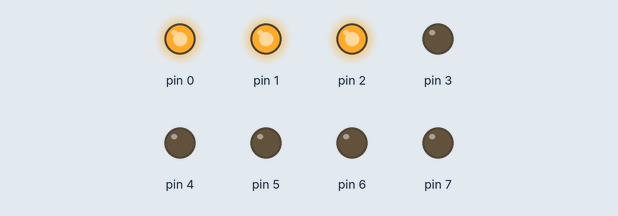
Simulated run of this sketch. Board: Arduino Uno, built with avr-gcc and run on an emulated ATmega328P. Parts: output pins drawn as LEDs (lit = HIGH).

Above: at 33.84 s.
At 39.57 s:
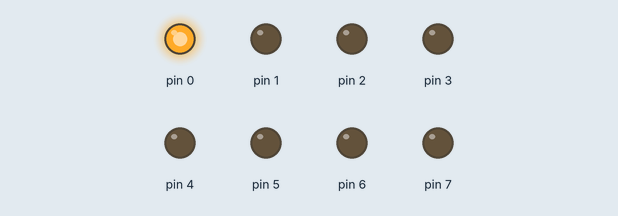
Timing chart, 0 to 40.0 s (numbered marks = the images above):
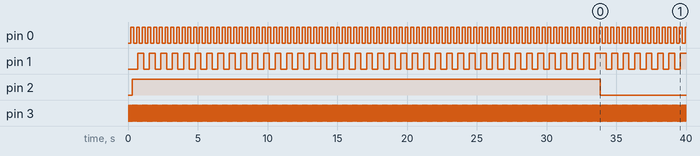

The sketch:

6.1.ino
```cpp
#include <avr/io.h>
#include <avr/interrupt.h>

int count0, count1, count2, count3;
int main(void)
{
  DDRD = 0xFF;
  SREG = 0x80;
  TCCR0A = 0x00;
  TCCR0B = 0x0B;
  TIMSK0 = 0x06;
  OCR0A = 249;
  OCR0B = 249;
  TCCR2A = 0x00;
  TCCR2B = 0x0B;
  TIMSK2 = 0x06;
  OCR2A = 249;
  OCR2B = 249;

  while(true){
  }
}

ISR(TIMER0_COMPA_vect)
{
  count0++;
  if(count0 == 200){
    PORTD ^= 0x01;
    count0 = 0;
  }
}

ISR(TIMER0_COMPB_vect){
  count1++;
  if(count1 == 400){
    PORTD ^= 0x02;
    count1 = 0;
  }
}

ISR(TIMER2_COMPA_vect)
{
  count2++;
  if(count2 == 600){
    PORTD ^= 0x04;
    count1 = 0;
  }
}

ISR(TIMER2_COMPB_vect)
{
  count3++;
  if(count3 == 100){
    PORTD ^= 0x08;
    count3 = 0;
  }
}
```

Measured:
- by itself, pin 0: alternates HIGH for 0.20 s and LOW for 0.20 s
- by itself, pin 1: goes 40 × (HIGH 0.41 s, LOW 0.41 s), HIGH 0.79 s, 6 × (LOW 0.41 s, HIGH 0.41 s), LOW 0.41 s, then HIGH
- by itself, pin 2: LOW → HIGH at 0.31 s, → LOW 33.6 s later
- by itself, pin 3: alternates HIGH for 0.05 s and LOW for 0.05 s
